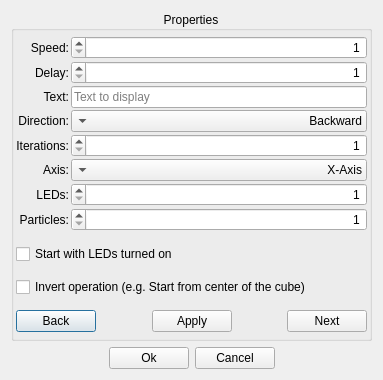
<?xml version="1.0" encoding="UTF-8"?>
<ui version="4.0">
 <class>AnimationOptions</class>
 <widget class="QDialog" name="AnimationOptions">
  <property name="windowModality">
   <enum>Qt::WindowModal</enum>
  </property>
  <property name="geometry">
   <rect>
    <x>0</x>
    <y>0</y>
    <width>383</width>
    <height>380</height>
   </rect>
  </property>
  <property name="sizePolicy">
   <sizepolicy hsizetype="Maximum" vsizetype="Maximum">
    <horstretch>0</horstretch>
    <verstretch>1</verstretch>
   </sizepolicy>
  </property>
  <property name="focusPolicy">
   <enum>Qt::WheelFocus</enum>
  </property>
  <property name="windowTitle">
   <string>Adjust Animation Properties [*]</string>
  </property>
  <property name="windowIcon">
   <iconset resource="../icons.qrc">
    <normaloff>:/images/configuration-editor.png</normaloff>:/images/configuration-editor.png</iconset>
  </property>
  <property name="toolTipDuration">
   <number>-1</number>
  </property>
  <property name="sizeGripEnabled">
   <bool>false</bool>
  </property>
  <property name="modal">
   <bool>true</bool>
  </property>
  <layout class="QVBoxLayout" name="verticalLayout_7">
   <item>
    <widget class="QGroupBox" name="m_propertiesGB">
     <property name="sizePolicy">
      <sizepolicy hsizetype="Minimum" vsizetype="Minimum">
       <horstretch>0</horstretch>
       <verstretch>0</verstretch>
      </sizepolicy>
     </property>
     <property name="layoutDirection">
      <enum>Qt::LeftToRight</enum>
     </property>
     <property name="title">
      <string>Properties</string>
     </property>
     <property name="alignment">
      <set>Qt::AlignCenter</set>
     </property>
     <property name="flat">
      <bool>false</bool>
     </property>
     <property name="checkable">
      <bool>false</bool>
     </property>
     <layout class="QVBoxLayout" name="verticalLayout_6">
      <property name="spacing">
       <number>10</number>
      </property>
      <property name="leftMargin">
       <number>2</number>
      </property>
      <property name="topMargin">
       <number>2</number>
      </property>
      <property name="rightMargin">
       <number>2</number>
      </property>
      <property name="bottomMargin">
       <number>2</number>
      </property>
      <item>
       <layout class="QGridLayout" name="m_optionsGridL" columnstretch="0,1" columnminimumwidth="0,0">
        <property name="sizeConstraint">
         <enum>QLayout::SetMaximumSize</enum>
        </property>
        <property name="spacing">
         <number>2</number>
        </property>
        <item row="0" column="0">
         <widget class="QLabel" name="m_speedLabel">
          <property name="sizePolicy">
           <sizepolicy hsizetype="Minimum" vsizetype="Minimum">
            <horstretch>0</horstretch>
            <verstretch>0</verstretch>
           </sizepolicy>
          </property>
          <property name="toolTipDuration">
           <number>10000</number>
          </property>
          <property name="layoutDirection">
           <enum>Qt::LeftToRight</enum>
          </property>
          <property name="text">
           <string>Speed:</string>
          </property>
          <property name="alignment">
           <set>Qt::AlignRight|Qt::AlignTrailing|Qt::AlignVCenter</set>
          </property>
          <property name="buddy">
           <cstring>m_speedSpinB</cstring>
          </property>
         </widget>
        </item>
        <item row="3" column="0">
         <widget class="QLabel" name="m_directionLabel">
          <property name="sizePolicy">
           <sizepolicy hsizetype="Minimum" vsizetype="Minimum">
            <horstretch>0</horstretch>
            <verstretch>0</verstretch>
           </sizepolicy>
          </property>
          <property name="toolTipDuration">
           <number>10000</number>
          </property>
          <property name="layoutDirection">
           <enum>Qt::LeftToRight</enum>
          </property>
          <property name="text">
           <string>Direction:</string>
          </property>
          <property name="alignment">
           <set>Qt::AlignRight|Qt::AlignTrailing|Qt::AlignVCenter</set>
          </property>
          <property name="buddy">
           <cstring>m_directionComB</cstring>
          </property>
         </widget>
        </item>
        <item row="2" column="1">
         <widget class="QLineEdit" name="m_textLineE">
          <property name="sizePolicy">
           <sizepolicy hsizetype="Minimum" vsizetype="Maximum">
            <horstretch>0</horstretch>
            <verstretch>0</verstretch>
           </sizepolicy>
          </property>
          <property name="layoutDirection">
           <enum>Qt::RightToLeft</enum>
          </property>
          <property name="autoFillBackground">
           <bool>false</bool>
          </property>
          <property name="maxLength">
           <number>50</number>
          </property>
          <property name="placeholderText">
           <string>Text to display</string>
          </property>
         </widget>
        </item>
        <item row="3" column="1">
         <widget class="QComboBox" name="m_directionComB">
          <property name="sizePolicy">
           <sizepolicy hsizetype="Minimum" vsizetype="Maximum">
            <horstretch>0</horstretch>
            <verstretch>0</verstretch>
           </sizepolicy>
          </property>
          <property name="layoutDirection">
           <enum>Qt::RightToLeft</enum>
          </property>
          <property name="autoFillBackground">
           <bool>false</bool>
          </property>
          <property name="currentIndex">
           <number>0</number>
          </property>
          <item>
           <property name="text">
            <string>Backward</string>
           </property>
          </item>
          <item>
           <property name="text">
            <string>Forward</string>
           </property>
          </item>
         </widget>
        </item>
        <item row="0" column="1">
         <widget class="QSpinBox" name="m_speedSpinB">
          <property name="sizePolicy">
           <sizepolicy hsizetype="Minimum" vsizetype="Maximum">
            <horstretch>0</horstretch>
            <verstretch>0</verstretch>
           </sizepolicy>
          </property>
          <property name="layoutDirection">
           <enum>Qt::RightToLeft</enum>
          </property>
          <property name="autoFillBackground">
           <bool>false</bool>
          </property>
          <property name="alignment">
           <set>Qt::AlignRight|Qt::AlignTrailing|Qt::AlignVCenter</set>
          </property>
          <property name="minimum">
           <number>1</number>
          </property>
          <property name="maximum">
           <number>10000</number>
          </property>
         </widget>
        </item>
        <item row="6" column="1">
         <widget class="QSpinBox" name="m_ledsSpinB">
          <property name="sizePolicy">
           <sizepolicy hsizetype="Minimum" vsizetype="Maximum">
            <horstretch>0</horstretch>
            <verstretch>0</verstretch>
           </sizepolicy>
          </property>
          <property name="layoutDirection">
           <enum>Qt::RightToLeft</enum>
          </property>
          <property name="autoFillBackground">
           <bool>false</bool>
          </property>
          <property name="alignment">
           <set>Qt::AlignRight|Qt::AlignTrailing|Qt::AlignVCenter</set>
          </property>
          <property name="minimum">
           <number>1</number>
          </property>
          <property name="maximum">
           <number>512</number>
          </property>
         </widget>
        </item>
        <item row="6" column="0">
         <widget class="QLabel" name="m_ledsLabel">
          <property name="sizePolicy">
           <sizepolicy hsizetype="Minimum" vsizetype="Minimum">
            <horstretch>0</horstretch>
            <verstretch>0</verstretch>
           </sizepolicy>
          </property>
          <property name="toolTipDuration">
           <number>10000</number>
          </property>
          <property name="layoutDirection">
           <enum>Qt::LeftToRight</enum>
          </property>
          <property name="text">
           <string>LEDs:</string>
          </property>
          <property name="alignment">
           <set>Qt::AlignRight|Qt::AlignTrailing|Qt::AlignVCenter</set>
          </property>
          <property name="buddy">
           <cstring>m_ledsSpinB</cstring>
          </property>
         </widget>
        </item>
        <item row="5" column="0">
         <widget class="QLabel" name="m_axisLabel">
          <property name="sizePolicy">
           <sizepolicy hsizetype="Minimum" vsizetype="Minimum">
            <horstretch>0</horstretch>
            <verstretch>0</verstretch>
           </sizepolicy>
          </property>
          <property name="toolTipDuration">
           <number>10000</number>
          </property>
          <property name="layoutDirection">
           <enum>Qt::LeftToRight</enum>
          </property>
          <property name="text">
           <string>Axis:</string>
          </property>
          <property name="alignment">
           <set>Qt::AlignRight|Qt::AlignTrailing|Qt::AlignVCenter</set>
          </property>
          <property name="buddy">
           <cstring>m_axisComB</cstring>
          </property>
         </widget>
        </item>
        <item row="1" column="1">
         <widget class="QSpinBox" name="m_delaySpinB">
          <property name="sizePolicy">
           <sizepolicy hsizetype="Minimum" vsizetype="Maximum">
            <horstretch>0</horstretch>
            <verstretch>0</verstretch>
           </sizepolicy>
          </property>
          <property name="layoutDirection">
           <enum>Qt::RightToLeft</enum>
          </property>
          <property name="autoFillBackground">
           <bool>false</bool>
          </property>
          <property name="alignment">
           <set>Qt::AlignRight|Qt::AlignTrailing|Qt::AlignVCenter</set>
          </property>
          <property name="minimum">
           <number>1</number>
          </property>
          <property name="maximum">
           <number>10000</number>
          </property>
         </widget>
        </item>
        <item row="5" column="1">
         <widget class="QComboBox" name="m_axisComB">
          <property name="sizePolicy">
           <sizepolicy hsizetype="Minimum" vsizetype="Maximum">
            <horstretch>0</horstretch>
            <verstretch>0</verstretch>
           </sizepolicy>
          </property>
          <property name="layoutDirection">
           <enum>Qt::RightToLeft</enum>
          </property>
          <property name="autoFillBackground">
           <bool>false</bool>
          </property>
          <item>
           <property name="text">
            <string>X-Axis</string>
           </property>
          </item>
          <item>
           <property name="text">
            <string>Y-Axis</string>
           </property>
          </item>
          <item>
           <property name="text">
            <string>Z-Axis</string>
           </property>
          </item>
         </widget>
        </item>
        <item row="4" column="1">
         <widget class="QSpinBox" name="m_iterationsSpinB">
          <property name="sizePolicy">
           <sizepolicy hsizetype="Minimum" vsizetype="Maximum">
            <horstretch>0</horstretch>
            <verstretch>0</verstretch>
           </sizepolicy>
          </property>
          <property name="layoutDirection">
           <enum>Qt::RightToLeft</enum>
          </property>
          <property name="autoFillBackground">
           <bool>false</bool>
          </property>
          <property name="alignment">
           <set>Qt::AlignRight|Qt::AlignTrailing|Qt::AlignVCenter</set>
          </property>
          <property name="minimum">
           <number>1</number>
          </property>
          <property name="maximum">
           <number>10000</number>
          </property>
         </widget>
        </item>
        <item row="1" column="0">
         <widget class="QLabel" name="m_delayLabel">
          <property name="sizePolicy">
           <sizepolicy hsizetype="Minimum" vsizetype="Minimum">
            <horstretch>0</horstretch>
            <verstretch>0</verstretch>
           </sizepolicy>
          </property>
          <property name="toolTipDuration">
           <number>10000</number>
          </property>
          <property name="layoutDirection">
           <enum>Qt::LeftToRight</enum>
          </property>
          <property name="text">
           <string>Delay:</string>
          </property>
          <property name="alignment">
           <set>Qt::AlignRight|Qt::AlignTrailing|Qt::AlignVCenter</set>
          </property>
          <property name="buddy">
           <cstring>m_delaySpinB</cstring>
          </property>
         </widget>
        </item>
        <item row="2" column="0">
         <widget class="QLabel" name="m_textLabel">
          <property name="sizePolicy">
           <sizepolicy hsizetype="Minimum" vsizetype="Minimum">
            <horstretch>0</horstretch>
            <verstretch>0</verstretch>
           </sizepolicy>
          </property>
          <property name="toolTipDuration">
           <number>10000</number>
          </property>
          <property name="layoutDirection">
           <enum>Qt::LeftToRight</enum>
          </property>
          <property name="text">
           <string>Text:</string>
          </property>
          <property name="alignment">
           <set>Qt::AlignRight|Qt::AlignTrailing|Qt::AlignVCenter</set>
          </property>
          <property name="buddy">
           <cstring>m_textLineE</cstring>
          </property>
         </widget>
        </item>
        <item row="4" column="0">
         <widget class="QLabel" name="m_iterationsLabel">
          <property name="sizePolicy">
           <sizepolicy hsizetype="Minimum" vsizetype="Minimum">
            <horstretch>0</horstretch>
            <verstretch>0</verstretch>
           </sizepolicy>
          </property>
          <property name="toolTipDuration">
           <number>10000</number>
          </property>
          <property name="layoutDirection">
           <enum>Qt::LeftToRight</enum>
          </property>
          <property name="text">
           <string>Iterations:</string>
          </property>
          <property name="alignment">
           <set>Qt::AlignRight|Qt::AlignTrailing|Qt::AlignVCenter</set>
          </property>
          <property name="buddy">
           <cstring>m_iterationsSpinB</cstring>
          </property>
         </widget>
        </item>
        <item row="7" column="1">
         <widget class="QSpinBox" name="m_particlesSpinB">
          <property name="sizePolicy">
           <sizepolicy hsizetype="Minimum" vsizetype="Maximum">
            <horstretch>0</horstretch>
            <verstretch>0</verstretch>
           </sizepolicy>
          </property>
          <property name="layoutDirection">
           <enum>Qt::RightToLeft</enum>
          </property>
          <property name="autoFillBackground">
           <bool>false</bool>
          </property>
          <property name="alignment">
           <set>Qt::AlignRight|Qt::AlignTrailing|Qt::AlignVCenter</set>
          </property>
          <property name="minimum">
           <number>1</number>
          </property>
          <property name="maximum">
           <number>512</number>
          </property>
         </widget>
        </item>
        <item row="7" column="0">
         <widget class="QLabel" name="m_particlesLabel">
          <property name="sizePolicy">
           <sizepolicy hsizetype="Minimum" vsizetype="Minimum">
            <horstretch>0</horstretch>
            <verstretch>0</verstretch>
           </sizepolicy>
          </property>
          <property name="toolTipDuration">
           <number>10000</number>
          </property>
          <property name="layoutDirection">
           <enum>Qt::LeftToRight</enum>
          </property>
          <property name="text">
           <string>Particles:</string>
          </property>
          <property name="alignment">
           <set>Qt::AlignRight|Qt::AlignTrailing|Qt::AlignVCenter</set>
          </property>
          <property name="buddy">
           <cstring>m_particlesSpinB</cstring>
          </property>
         </widget>
        </item>
       </layout>
      </item>
      <item>
       <widget class="QCheckBox" name="m_ledStateCheckB">
        <property name="text">
         <string>Start with LEDs turned on</string>
        </property>
       </widget>
      </item>
      <item>
       <widget class="QCheckBox" name="m_invertCheckB">
        <property name="text">
         <string>Invert operation (e.g. Start from center of the cube)</string>
        </property>
       </widget>
      </item>
      <item>
       <layout class="QHBoxLayout" name="horizontalLayout_10">
        <item>
         <widget class="QPushButton" name="m_prevPB">
          <property name="text">
           <string>Back</string>
          </property>
          <property name="icon">
           <iconset resource="../icons.qrc">
            <normaloff>:/images/arrow-left.png</normaloff>:/images/arrow-left.png</iconset>
          </property>
         </widget>
        </item>
        <item>
         <spacer name="horizontalSpacer">
          <property name="orientation">
           <enum>Qt::Horizontal</enum>
          </property>
          <property name="sizeHint" stdset="0">
           <size>
            <width>40</width>
            <height>20</height>
           </size>
          </property>
         </spacer>
        </item>
        <item>
         <widget class="QPushButton" name="m_applyPB">
          <property name="text">
           <string>Apply</string>
          </property>
         </widget>
        </item>
        <item>
         <spacer name="horizontalSpacer_2">
          <property name="orientation">
           <enum>Qt::Horizontal</enum>
          </property>
          <property name="sizeHint" stdset="0">
           <size>
            <width>40</width>
            <height>20</height>
           </size>
          </property>
         </spacer>
        </item>
        <item>
         <widget class="QPushButton" name="m_nextPB">
          <property name="text">
           <string>Next</string>
          </property>
          <property name="icon">
           <iconset resource="../icons.qrc">
            <normaloff>:/images/arrow-right.png</normaloff>:/images/arrow-right.png</iconset>
          </property>
         </widget>
        </item>
       </layout>
      </item>
     </layout>
    </widget>
   </item>
   <item>
    <layout class="QHBoxLayout" name="horizontalLayout_9">
     <item>
      <spacer name="horizontalSpacer_3">
       <property name="orientation">
        <enum>Qt::Horizontal</enum>
       </property>
       <property name="sizeHint" stdset="0">
        <size>
         <width>40</width>
         <height>20</height>
        </size>
       </property>
      </spacer>
     </item>
     <item>
      <widget class="QPushButton" name="m_okPB">
       <property name="sizePolicy">
        <sizepolicy hsizetype="Fixed" vsizetype="Fixed">
         <horstretch>0</horstretch>
         <verstretch>0</verstretch>
        </sizepolicy>
       </property>
       <property name="text">
        <string>Ok</string>
       </property>
      </widget>
     </item>
     <item>
      <widget class="QPushButton" name="m_cancelPB">
       <property name="sizePolicy">
        <sizepolicy hsizetype="Fixed" vsizetype="Fixed">
         <horstretch>0</horstretch>
         <verstretch>0</verstretch>
        </sizepolicy>
       </property>
       <property name="text">
        <string>Cancel</string>
       </property>
      </widget>
     </item>
     <item>
      <spacer name="horizontalSpacer_4">
       <property name="orientation">
        <enum>Qt::Horizontal</enum>
       </property>
       <property name="sizeHint" stdset="0">
        <size>
         <width>40</width>
         <height>20</height>
        </size>
       </property>
      </spacer>
     </item>
    </layout>
   </item>
  </layout>
  <widget class="QWidget" name="layoutWidget">
   <property name="geometry">
    <rect>
     <x>0</x>
     <y>0</y>
     <width>2</width>
     <height>2</height>
    </rect>
   </property>
   <layout class="QVBoxLayout" name="verticalLayout_3"/>
  </widget>
  <widget class="QWidget" name="layoutWidget">
   <property name="geometry">
    <rect>
     <x>0</x>
     <y>0</y>
     <width>2</width>
     <height>2</height>
    </rect>
   </property>
   <layout class="QVBoxLayout" name="verticalLayout_2"/>
  </widget>
  <widget class="QWidget" name="layoutWidget">
   <property name="geometry">
    <rect>
     <x>0</x>
     <y>0</y>
     <width>2</width>
     <height>2</height>
    </rect>
   </property>
   <layout class="QVBoxLayout" name="verticalLayout"/>
  </widget>
 </widget>
 <tabstops>
  <tabstop>m_speedSpinB</tabstop>
  <tabstop>m_delaySpinB</tabstop>
  <tabstop>m_textLineE</tabstop>
  <tabstop>m_directionComB</tabstop>
  <tabstop>m_iterationsSpinB</tabstop>
  <tabstop>m_axisComB</tabstop>
  <tabstop>m_ledsSpinB</tabstop>
  <tabstop>m_particlesSpinB</tabstop>
  <tabstop>m_ledStateCheckB</tabstop>
  <tabstop>m_invertCheckB</tabstop>
  <tabstop>m_applyPB</tabstop>
  <tabstop>m_okPB</tabstop>
  <tabstop>m_cancelPB</tabstop>
 </tabstops>
 <resources>
  <include location="../icons.qrc"/>
 </resources>
 <connections/>
</ui>
